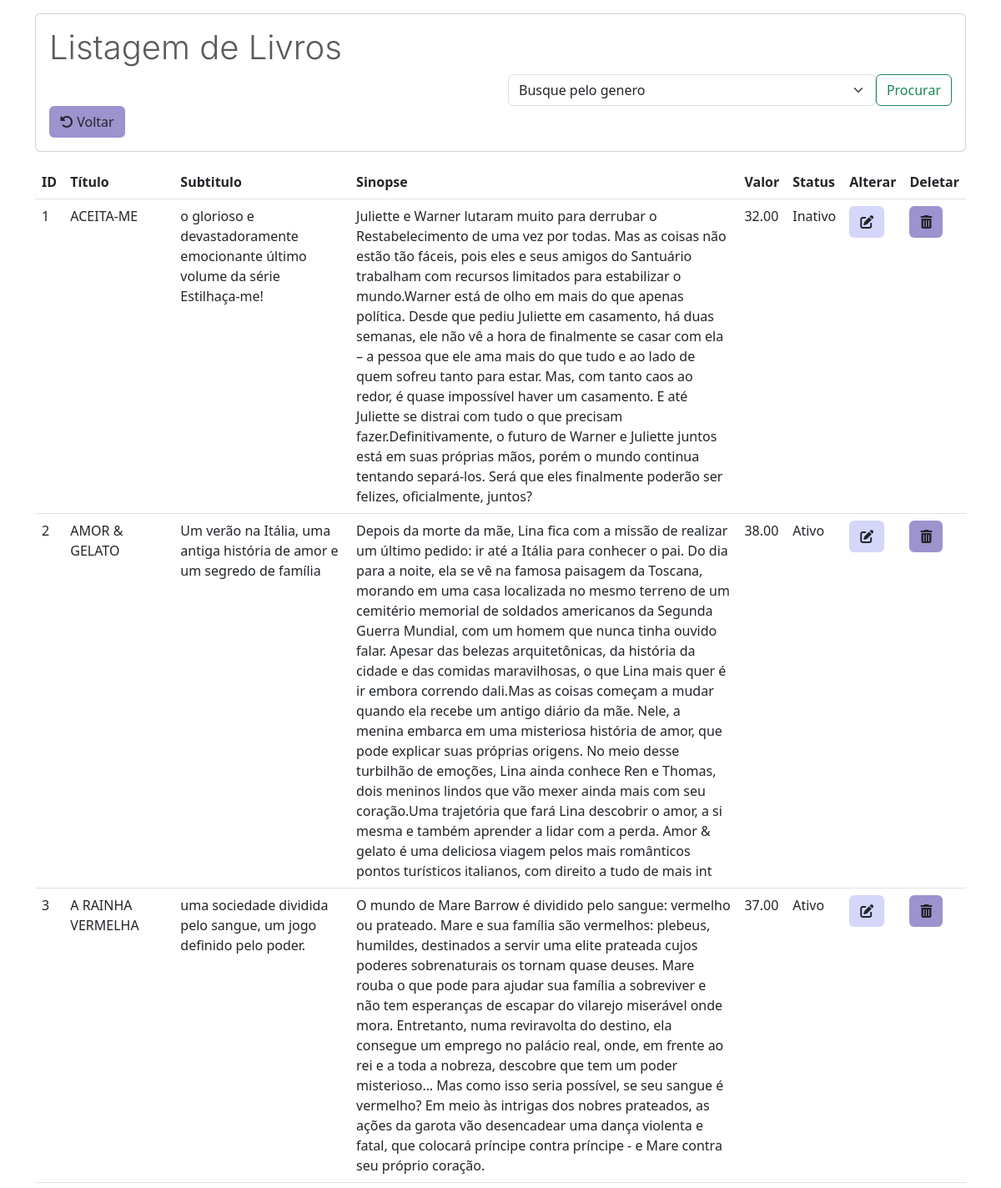
The page /listarLivros.php (upper part) on the database its author committed.
### tables this page shows
CREATE TABLE `livros` (
  `id` int(13) NOT NULL,
  `titulo` varchar(200) NOT NULL,
  `subtitulo` varchar(200) NOT NULL,
  `sinopse` varchar(1000) NOT NULL,
  `valor` double(11,2) NOT NULL,
  `capa` varchar(200) NOT NULL,
  `class` varchar(200) NOT NULL,
  `status` int(11) NOT NULL DEFAULT 1,
  `livrosAutor_id` int(11) DEFAULT NULL,
  `livrosEditora_id` int(11) DEFAULT NULL,
  `heartstopper` int(11) NOT NULL DEFAULT 0,
  `genero_id` int(11) DEFAULT NULL
);

### listarLivros.php (the view, shortened to what this page needs)
<?php
require_once("conexao.php");
$where = "";
$sql = "select livros.*
        from livros
        left join genero on genero.id = livros.genero_id " . $where;
$resultado = mysqli_query($conexao, $sql);
?>
<!DOCTYPE html>
<html lang="en">
<head>
  <link href="https://cdn.jsdelivr.net/npm/bootstrap@5.3.0-alpha3/dist/css/bootstrap.min.css" rel="stylesheet">
  <link rel="stylesheet" href="https://cdn.jsdelivr.net/npm/bootstrap-icons@1.11.0/font/bootstrap-icons.css">
</head>
<body>
  <div class="container-md">
    <div class="card mt-3 mb-3">
      <div class="card-body">
        <h1 class="card-title" style="color: #5a5a5a; font-family: '-apple-system'; font-weight: 300;">Listagem de Livros</h1>
        <form class="d-flex" role="search" method="POST" action="listarLivros.php">
          <select class="form-select" name="pesquisa" style="margin-left: 550px; width: 500px" aria-label="Default select example">
            <option selected disabled>Busque pelo genero</option>
          </select>
          <button class="btn btn-outline-success" type="submit">Procurar</button>
        </form>
        <a href="MenuAdm.php" class="btn" style="background-color: #9c93cf;"><i class="fa-solid fa-rotate-left"></i> Voltar</a>
      </div>
    </div>
    <table class="table table-hover">
      <thead>
        <tr>
          <th scope="col">ID</th>
          <th scope="col">Título</th>
          <th scope="col">Subtitulo</th>
          <th scope="col">Sinopse</th>
          <th scope="col">Valor</th>
          <th scope="col">Status</th>
          <th scope="col">Alterar</th>
          <th scope="col">Deletar</th>
        </tr>
      </thead>
      <tbody>
        <?php while ($linha = mysqli_fetch_array($resultado)) { ?>
          <tr>
            <td><?= $linha['id'] ?></th>
            <td><?= $linha['titulo'] ?></th>
            <td><?= $linha['subtitulo'] ?></th>
            <td><?= $linha['sinopse'] ?></th>
            <td><?= $linha['valor'] ?></th>
            <td><?= ($linha['status']) == 1 ? 'Ativo' : 'Inativo'; ?></th>
            <td>
              <a href="alterarLivros.php?id=<?= $linha['id'] ?>" class="btn btn" style="background-color:#D4D6FA;"><i class="fa-solid fa-pen-to-square"></i></a>
            <td>
              <a href="listarLivros.php?id=<?= $linha['id'] ?>" class="btn btn-l" style="background-color:#9c93cf;" onclick="return confirm('Confirmar exclusão?')"><i class="fa-solid fa-trash-can"></i></a>
          </tr>
        <?php } ?>
      </tbody>
    </table>
</body>
</html>

### rows shown on the page
livros: id "1", titulo "ACEITA-ME", subtitulo "o glorioso e devastadoramente emocionante último volume da série Estilhaça-me!", sinopse "Juliette e Warner lutaram muito para derrubar o Restabelecimento de uma vez por todas. Mas as coisas não estão tão fáceis, pois eles e seus amigos do Santuário trabalham com recursos limitados para estabilizar o mundo.Warner está de olho em mais do que apenas política. Desde que pediu Juliette em casamento, há duas semanas, ele não vê a hora de finalmente se casar com ela – a pessoa que ele ama mais do que tudo e ao lado de quem sofreu tanto para estar. Mas, com tanto caos ao redor, é quase impossível haver um casamento. E até Juliette se distrai com tudo o que precisam fazer.Definitivamente, o futuro de Warner e Juliette juntos está em suas próprias mãos, porém o mundo continua tentando…", valor "32.00", status "Inativo"
livros: id "2", titulo "AMOR & GELATO", subtitulo "Um verão na Itália, uma antiga história de amor e um segredo de família", sinopse "Depois da morte da mãe, Lina fica com a missão de realizar um último pedido: ir até a Itália para conhecer o pai. Do dia para a noite, ela se vê na famosa paisagem da Toscana, morando em uma casa localizada no mesmo terreno de um cemitério memorial de soldados americanos da Segunda Guerra Mundial, com um homem que nunca tinha ouvido falar. Apesar das belezas arquitetônicas, da história da cidade e das comidas maravilhosas, o que Lina mais quer é ir embora correndo dali.Mas as coisas começam a mudar quando ela recebe um antigo diário da mãe. Nele, a menina embarca em uma misteriosa história de amor, que pode explicar suas próprias origens. No meio desse turbilhão de emoções, Lina ainda…", valor "38.00", status "Ativo"
livros: id "3", titulo "A RAINHA VERMELHA", subtitulo "uma sociedade dividida pelo sangue, um jogo definido pelo poder.", sinopse "O mundo de Mare Barrow é dividido pelo sangue: vermelho ou prateado. Mare e sua família são vermelhos: plebeus, humildes, destinados a servir uma elite prateada cujos poderes sobrenaturais os tornam quase deuses. Mare rouba o que pode para ajudar sua família a sobreviver e não tem esperanças de escapar do vilarejo miserável onde mora. Entretanto, numa reviravolta do destino, ela consegue um emprego no palácio real, onde, em frente ao rei e a toda a nobreza, descobre que tem um poder misterioso… Mas como isso seria possível, se seu sangue é vermelho? Em meio às intrigas dos nobres prateados, as ações da garota vão desencadear uma dança violenta e fatal, que colocará príncipe contra príncipe…", valor "37.00", status "Ativo"
